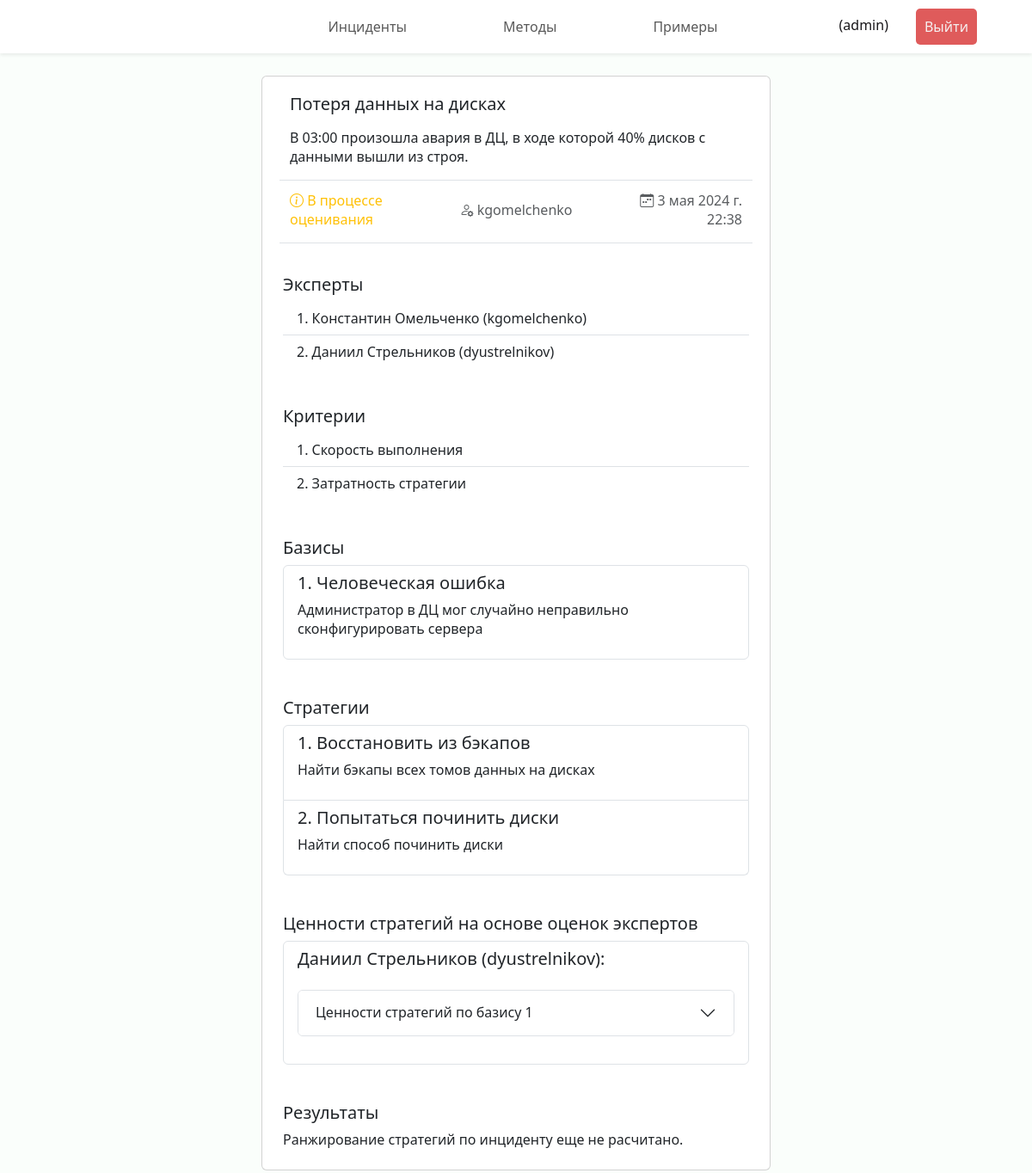
/incident/9 (signed in), run on the app's committed database.
### incidents/models.py (models this page shows, shortened)
class Incident(models.Model):
    name = models.CharField("Название", max_length=100)
    description = models.TextField("Описание")
    created_at = models.DateTimeField("Создан")
    results = models.JSONField("Результаты", null=True, blank=True)
    creator = models.ForeignKey(Expert, verbose_name="Инициатор", on_delete=models.CASCADE,
                                related_name="authored_incidents")
    status = models.ForeignKey(Status, verbose_name="Статус", on_delete=models.CASCADE)
    criteries = models.ManyToManyField(Criteria, through="IncidentCriteria")
    experts = models.ManyToManyField(Expert, through="IncidentExpert")
    class Meta:
        verbose_name = "Инцидент"
        verbose_name_plural = "Инциденты"

class Status(models.Model):
    name = models.CharField("Наименование", max_length=100)
    def __str__(self) -> str:
        return self.name
    class Meta:
        verbose_name = "Статус"
        verbose_name_plural = "Статусы"

class Expert(models.Model):
    user = models.OneToOneField(User, verbose_name="Пользователь", on_delete=models.CASCADE)
    def __str__(self) -> str:
        return self.user.get_full_name() + f" ({self.user.get_username()})"
    class Meta:
        verbose_name = "Эксперт"
        verbose_name_plural = "Эксперты"

class IncidentExpert(models.Model):
    incident = models.ForeignKey(Incident, verbose_name="Инцидент", on_delete=models.CASCADE)
    expert = models.ForeignKey(Expert, verbose_name="Эксперт", on_delete=models.CASCADE)
    number = models.PositiveSmallIntegerField("Номер")
    scores = models.JSONField("Оценки", null=True, blank=True)
    class Meta:
        verbose_name = "Эксперт по инциденту"
        verbose_name_plural = "Эксперты по инциденту"
        unique_together = ('incident', 'expert',)

class IncidentCriteria(models.Model):
    incident = models.ForeignKey(Incident, verbose_name="Инцидент", on_delete=models.CASCADE)
    criteria = models.ForeignKey(Criteria, verbose_name="Критерий", on_delete=models.CASCADE)
    number = models.PositiveSmallIntegerField("Номер")
    class Meta:
        verbose_name = "Критерий ранжирования инцидента"
        verbose_name_plural = "Критерии ранжирования инцидента"
        unique_together = ('incident', 'criteria',)

class Criteria(models.Model):
    description = models.CharField("Описание", max_length=200)
    def __str__(self) -> str:
        return self.description
    class Meta:
        verbose_name = "Критерий ранжирования"
        verbose_name_plural = "Критерии ранжирования"

class Basis(models.Model):
    incident = models.ForeignKey(Incident, verbose_name="Инцидент", on_delete=models.CASCADE)
    name = models.CharField("Название", max_length=100)
    description = models.TextField("Описание")
    number = models.PositiveSmallIntegerField("Номер")
    class Meta:
        verbose_name = "Базис инцидента"
        verbose_name_plural = "Базисы инцидента"
        unique_together = ('incident', 'name',)

class Strategy(models.Model):
    incident = models.ForeignKey(Incident, verbose_name="Инцидент", on_delete=models.CASCADE)
    name = models.CharField("Название", max_length=100)
    description = models.TextField("Описание")
    number = models.PositiveSmallIntegerField("Номер")
    class Meta:
        verbose_name = "Стратегия устранения инцидента"
        verbose_name_plural = "Стратегии устранения инцидента"
        unique_together = ('incident', 'name',)

### incidents/views.py (the view)
# urls.py: path("incident/<int:incident_id>", views.incident, name="incident"),
@login_required(login_url='login')
def incident(request, incident_id):
    if request.method == 'GET':
        try:
            incident = Incident.objects.get(id=incident_id)
        except Incident.DoesNotExist:
            raise Http404("Инцидент не существует")
        try:
            expert = Expert.objects.get(user=request.user)
        except Expert.DoesNotExist:
            raise Http404("Эксперт не существует")
        experts_with_scores = IncidentExpert.objects.filter(incident=incident,
                                                            scores__isnull=False)
        incident_expert = IncidentExpert.objects.filter(incident=incident,
                                                        expert=expert).first()
        results = prepare_results(incident)
        solution_form = SolutionForm(choices=incident.strategy_set.all())
        return render(request, "incidents/incident.html", {
            'incident': incident,
            'incident_expert': incident_expert,
            'is_active': (incident.status.name not in ('Решен', 'Отклонен')),
            'solution_form': solution_form,
            'experts_with_scores': experts_with_scores,
            'results': results})

### incidents/utils/prepare_data.py (called while the page is built, shortened)
def prepare_results(incident):
    if incident.results == None:
        return {}

### incidents/templates/incidents/incident.html (shortened to what this page needs)
{% extends 'incidents/base.html' %}
{% load static %}
{% block header %}
<header class="header fixed-top shadow-sm d-flex">
    <nav class="navbar navbar-expand-lg w-100">
        <div class="collapse navbar-collapse justify-content-center" id="navbarNav">
        <ul class="navbar-nav py-1">
            <li class="nav-item px-5"><a class="nav-link" href="{% url 'incidents' %}">Инциденты</a></li>
            <li class="nav-item px-5"><a class="nav-link" href="{% url 'methods' %}">Методы</a></li>
            <li class="nav-item px-5"><a class="nav-link" href="{% url 'examples' %}">Примеры</a></li>
        </ul>
        </div>
        <ul class="navbar-nav position-fixed end-0 me-5 align-items-center">
            <li class="nav-item px-3 text-end mb-1">
                <div class="username">({{ request.user.get_username }})</div>
            </li>
            <li class="nav-item px-3">
                <form action="{% url 'logout' %}" method="POST">
                    <button class="logout-btn" type="submit">Выйти</button>
                </form>
            </li>
          </ul>
    </nav>
</header>
{% endblock %}
{% block content %}
<div class="cards d-flex p-2 flex-column align-items-center">
    <div class="col-lg-6 col-xxl-5 card mb-3">
        <div class="card-body mx-3 my-1">
          <h5 class="card-title">{{ incident.name }}</h5>
          <p class="card-text">{{ incident.description|linebreaks }}</p>
          <div class="row justify-content-between align-items-center py-3 border-top border-bottom">
            <p class="col card-subtitle text-warning"><i class="bi bi-info-circle"></i> {{ incident.status }}</p>
            <p class="col card-subtitle text-center text-muted"><i class="bi bi-person-gear"></i> {{ incident.creator.user.get_username }}</p>
            <p class="col card-subtitle text-muted text-end"><i class="bi bi-calendar-week"></i> {{ incident.created_at }}</p>
          </div>
        </div>
        <div class="card-body mx-2 mb-1">
            <h5 class="card-title">Эксперты</h5>
            <ul class="list-group list-group-flush">
                {% for expert in incident.incidentexpert_set.all %}
                <li class="list-group-item">{{ forloop.counter }}. {{ expert.expert }}</li>
                {% endfor %}
            </ul>
        </div>
        <div class="card-body m-2 mb-1">
            <h5 class="card-title">Критерии</h5>
            <ul class="list-group list-group-flush">
                {% for criteria in incident.incidentcriteria_set.all %}
                <li class="list-group-item">{{ forloop.counter }}. {{ criteria.criteria }}</li>
                {% endfor %}
            </ul>
        </div>
        <div class="card-body m-2 mb-1">
            <h5 class="card-title">Базисы</h5>
            <div class="list-group">
                {% for basis in incident.basis_set.all %}
                <a class="list-group-item flex-column align-items-start">
                  <div class="d-flex w-100 justify-content-between">
                    <h5 class="mb-1">{{ forloop.counter }}. {{ basis.name }}</h5>
                  </div>
                  <p class="mb-1">{{ basis.description|linebreaks }}</p>
                </a>
                {% endfor %}
            </div>
        </div>
        <div class="card-body m-2 mb-1">
            <h5 class="card-title">Стратегии</h5>
            <div class="list-group">
                {% for strategy in incident.strategy_set.all %}
                <a class="list-group-item flex-column align-items-start">
                  <div class="d-flex w-100 justify-content-between">
                    <h5 class="mb-1">{{ forloop.counter }}. {{ strategy.name }}</h5>
                  </div>
                  <p class="mb-1">{{ strategy.description|linebreaks }}</p>
                </a>
                {% endfor %}
            </div>
        </div>
        <div class="card-body m-2 mb-1">
          <h5 class="card-title">Ценности стратегий на основе оценок экспертов</h5>
          {% if not experts_with_scores %}
            <p class="card-text">Ни один эксперт не предоставил своих оценок по инциденту.</p>
          {% else %}
            <div class="list-group">
              {% for expert in experts_with_scores %}
                <div class="list-group-item flex-column align-items-start">
                  <h5 class="mb-1">{{ expert.expert.user.get_full_name }} ({{ expert.expert.user.get_username }}):</h5>
                  <div class="accordion my-4" id="accordion{{ forloop.counter }}">
                    {% for bk, bv in expert.scores.V.items %}
                      <div class="accordion-item">
                        <h2 class="accordion-header">
                          <button class="accordion-button collapsed" type="button" data-bs-toggle="collapse" data-bs-target="#e{{ forloop.parentloop.counter }}-collapse{{ forloop.counter }}" aria-expanded="true" aria-controls="e{{ forloop.parentloop.counter }}-collapse{{ forloop.counter }}">
                            Ценности стратегий по базису {{ forloop.counter }}
                          </button>
                        </h2>
                      </div>
                    {% endfor %}
                  </div>
                </div>
              {% endfor %}
            </div>
          {% endif %}
        </div>
        <div class="card-body m-2">
          <h5 class="card-title">Результаты</h5>
          {% if not incident.results %}
          <p class="card-text">Ранжирование стратегий по инциденту еще не расчитано.</p>
          {% endif %}
        </div>
      </div>
</div>
{% endblock %}

### incidents/static/incidents/css/style.css (style rules this page uses)
:root { --font-family: "Segoe UI", Roboto, "Helvetica Neue", Arial, sans-serif; }
* { box-sizing: border-box; padding: 0; margin: 0; }
body { margin: 5rem 0 0 0; font-family: var(--font-family); font-weight: 400; line-height: normal; background-color: rgb(250, 254, 251); color: #19171a; overflow: overlay; width: 100%; }
.header { background: rgb(255, 255, 255); }
.logout-btn { padding: 10px; background-color: #df5b5b; color: #f5efef; text-decoration: none; border-radius: 5px; border-width: 0; }

### data on the page
Incident: name "Потеря данных на дисках", description "В 03:00 произошла авария в ДЦ, в ходе которой 40% дисков с данными вышли из строя.", status "В процессе оценивания", creator.user.get_username "kgomelchenko", created_at "3 мая 2024 г. 22:38"
IncidentExpert: expert "Константин Омельченко (kgomelchenko)"
IncidentExpert: expert "Даниил Стрельников (dyustrelnikov)", expert.user.get_full_name "Даниил Стрельников", expert.user.get_username "dyustrelnikov"
IncidentCriteria: criteria "Скорость выполнения"
IncidentCriteria: criteria "Затратность стратегии"
Basis: name "Человеческая ошибка", description "Администратор в ДЦ мог случайно неправильно сконфигурировать сервера"
Strategy: name "Восстановить из бэкапов", description "Найти бэкапы всех томов данных на дисках"
Strategy: name "Попытаться починить диски", description "Найти способ починить диски"

### other printed values
{{ request.user.get_username }} "admin"
